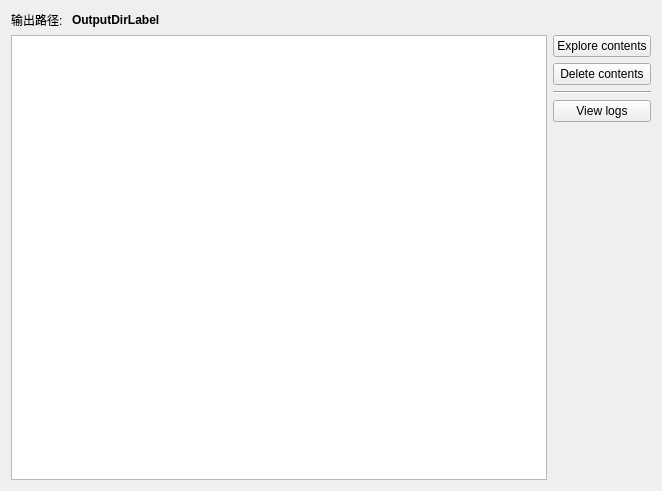
<?xml version="1.0" encoding="UTF-8"?>
<ui version="4.0">
 <class>OutputsWidget</class>
 <widget class="QWidget" name="OutputsWidget">
  <property name="geometry">
   <rect>
    <x>0</x>
    <y>0</y>
    <width>662</width>
    <height>491</height>
   </rect>
  </property>
  <property name="windowTitle">
   <string notr="true"/>
  </property>
  <layout class="QVBoxLayout" name="verticalLayout" stretch="0,0">
   <item>
    <layout class="QHBoxLayout" name="horizontalLayout">
     <item>
      <widget class="QLabel" name="label">
       <property name="sizePolicy">
        <sizepolicy hsizetype="Maximum" vsizetype="Preferred">
         <horstretch>0</horstretch>
         <verstretch>0</verstretch>
        </sizepolicy>
       </property>
       <property name="text">
        <string>输出路径: </string>
       </property>
      </widget>
     </item>
     <item>
      <widget class="openfluid::ui::common::ElidedLabel" name="OutputDirLabel">
       <property name="styleSheet">
        <string notr="true">font:bold;</string>
       </property>
       <property name="text">
        <string notr="true">OutputDirLabel</string>
       </property>
      </widget>
     </item>
    </layout>
   </item>
   <item>
    <layout class="QHBoxLayout" name="horizontalLayout_3">
     <item>
      <widget class="QTreeView" name="OutputDirView"/>
     </item>
     <item>
      <layout class="QVBoxLayout" name="verticalLayout_2">
       <item>
        <widget class="QPushButton" name="ExploreButton">
         <property name="text">
          <string>Explore contents</string>
         </property>
        </widget>
       </item>
       <item>
        <widget class="QPushButton" name="ClearButton">
         <property name="text">
          <string>Delete contents</string>
         </property>
        </widget>
       </item>
       <item>
        <widget class="QFrame" name="frame">
         <property name="frameShape">
          <enum>QFrame::HLine</enum>
         </property>
         <property name="frameShadow">
          <enum>QFrame::Sunken</enum>
         </property>
        </widget>
       </item>
       <item>
        <widget class="QPushButton" name="LogButton">
         <property name="text">
          <string>View logs</string>
         </property>
        </widget>
       </item>
       <item>
        <spacer name="verticalSpacer">
         <property name="orientation">
          <enum>Qt::Vertical</enum>
         </property>
         <property name="sizeHint" stdset="0">
          <size>
           <width>20</width>
           <height>40</height>
          </size>
         </property>
        </spacer>
       </item>
      </layout>
     </item>
    </layout>
   </item>
  </layout>
 </widget>
 <customwidgets>
  <customwidget>
   <class>openfluid::ui::common::ElidedLabel</class>
   <extends>QLabel</extends>
   <header location="global">openfluid/ui/common/ElidedLabel.hpp</header>
  </customwidget>
 </customwidgets>
 <resources/>
 <connections/>
</ui>
